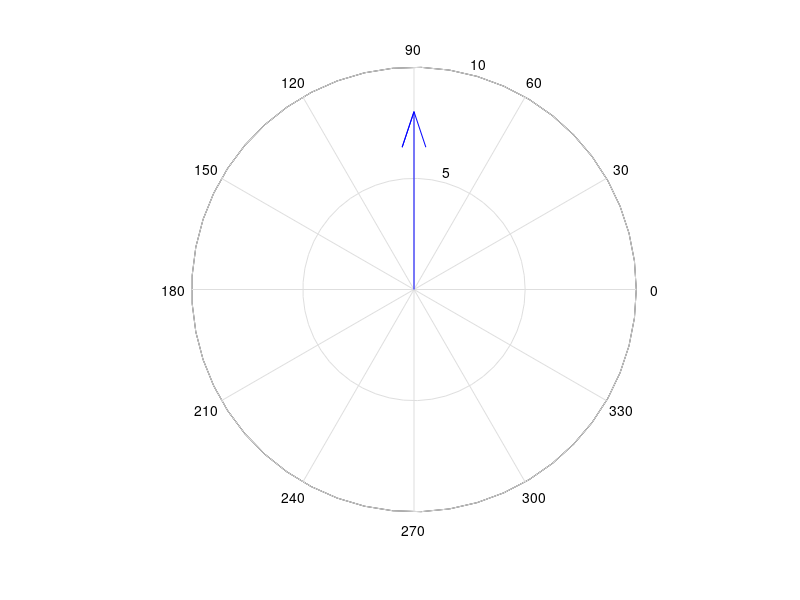

This figure's MATLAB source:
% Definimos los números complejos
z1 = 2*sqrt(3) + 2i
z2 = 2*exp(pi*i/3)

% Hallamos el producto de ambos números complejos
% En forma binómica
form_bin = z1*z2

% En forma exponencial
% Primero debemos calcular el módulo y el ángulo

% Para z1
% El módulo
r1 = abs(z1)
% Para el ángulo
theta1 = angle(z1)
% La forma exponencial se construirá así:
form_exp1 = r1*exp(i*theta1)

% Para z2
% El módulo
r2 = abs(z2)
% Para el ángulo
theta2 = angle(z2)
% La forma exponencial se construirá así:
form_exp2 = r2*exp(i*theta2)

% Por lo tanto, el producto en forma exponencial será:
form_exp = form_exp1*form_exp2

% Para la gráfica de en la forma polar, se hace lo siguiente:
compass(form_bin)
pause